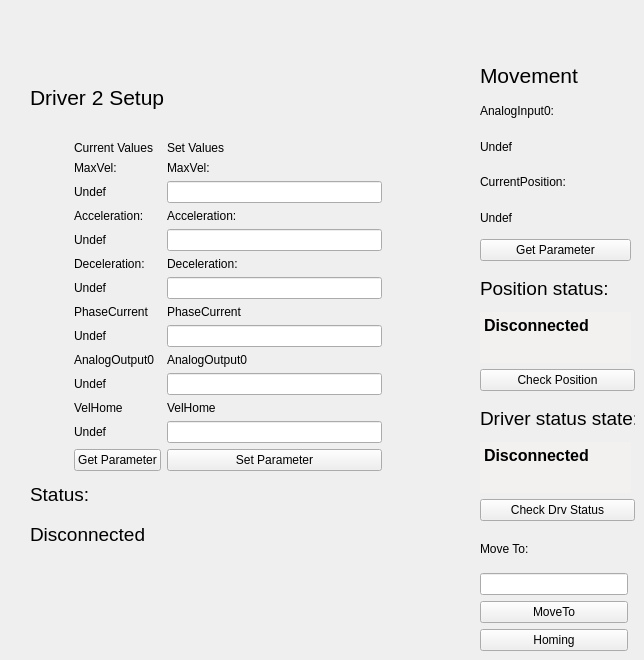
          <widget class="QWidget" name="tab_4">
           <attribute name="title">
            <string>2</string>
           </attribute>
           <attribute name="toolTip">
            <string>Driver 2 Setup and Movimentation</string>
           </attribute>
           <widget class="QWidget" name="layoutWidget_2">
            <property name="geometry">
             <rect>
              <x>480</x>
              <y>530</y>
              <width>148</width>
              <height>121</height>
             </rect>
            </property>
            <layout class="QVBoxLayout" name="verticalLayout_53">
             <item>
              <widget class="QLabel" name="label_205">
               <property name="text">
                <string>Move To:</string>
               </property>
              </widget>
             </item>
             <item>
              <widget class="QLineEdit" name="LineEditMoveToValue_2">
               <property name="toolTip">
                <string>Position to move driver 2</string>
               </property>
              </widget>
             </item>
             <item>
              <widget class="QPushButton" name="MoveTo_2">
               <property name="toolTip">
                <string>Move driver 2 to the position specified above</string>
               </property>
               <property name="text">
                <string>MoveTo</string>
               </property>
              </widget>
             </item>
             <item>
              <widget class="QPushButton" name="Homing_2">
               <property name="toolTip">
                <string>Execute the driver 2 homing procedure</string>
               </property>
               <property name="text">
                <string>Homing</string>
               </property>
              </widget>
             </item>
            </layout>
           </widget>
           <widget class="QWidget" name="layoutWidget_3">
            <property name="geometry">
             <rect>
              <x>480</x>
              <y>60</y>
              <width>151</width>
              <height>201</height>
             </rect>
            </property>
            <layout class="QVBoxLayout" name="verticalLayout_54">
             <item>
              <widget class="QLabel" name="label_206">
               <property name="font">
                <font>
                 <pointsize>16</pointsize>
                </font>
               </property>
               <property name="text">
                <string>Movement</string>
               </property>
              </widget>
             </item>
             <item>
              <widget class="QLabel" name="label_207">
               <property name="text">
                <string>AnalogInput0:</string>
               </property>
              </widget>
             </item>
             <item>
              <widget class="QLabel" name="LabelMovAnalogInput0_2">
               <property name="toolTip">
                <string>Current value of driver 2 AnalogInput(0)</string>
               </property>
               <property name="text">
                <string>Undef</string>
               </property>
              </widget>
             </item>
             <item>
              <widget class="QLabel" name="label_208">
               <property name="text">
                <string>CurrentPosition:</string>
               </property>
              </widget>
             </item>
             <item>
              <widget class="QLabel" name="LabelMovCurrentPosition_2">
               <property name="toolTip">
                <string>Current value of driver 2 CurrentPosition</string>
               </property>
               <property name="text">
                <string>Undef</string>
               </property>
              </widget>
             </item>
             <item>
              <widget class="QPushButton" name="GetParameterMov_2">
               <property name="toolTip">
                <string>Get position parameters of driver 2</string>
               </property>
               <property name="text">
                <string>Get Parameter</string>
               </property>
              </widget>
             </item>
            </layout>
           </widget>
           <widget class="QWidget" name="layoutWidget_36">
            <property name="geometry">
             <rect>
              <x>30</x>
              <y>60</y>
              <width>352</width>
              <height>491</height>
             </rect>
            </property>
            <layout class="QGridLayout" name="gridLayout_35">
             <item row="0" column="0" colspan="3">
              <widget class="QLabel" name="label_26">
               <property name="font">
                <font>
                 <pointsize>16</pointsize>
                </font>
               </property>
               <property name="text">
                <string>Driver 2 Setup</string>
               </property>
              </widget>
             </item>
             <item row="1" column="0">
              <layout class="QVBoxLayout" name="verticalLayout_5">
               <item>
                <widget class="QLabel" name="Images_2">
                 <property name="minimumSize">
                  <size>
                   <width>0</width>
                   <height>100</height>
                  </size>
                 </property>
                 <property name="maximumSize">
                  <size>
                   <width>200</width>
                   <height>150</height>
                  </size>
                 </property>
                 <property name="text">
                  <string/>
                 </property>
                 <property name="pixmap">
                  <pixmap resource="file.qrc">:/Driver.jpg</pixmap>
                 </property>
                 <property name="scaledContents">
                  <bool>true</bool>
                 </property>
                </widget>
               </item>
               <item>
                <widget class="QLabel" name="label_30">
                 <property name="text">
                  <string/>
                 </property>
                </widget>
               </item>
              </layout>
             </item>
             <item row="1" column="1">
              <widget class="QLabel" name="label_344">
               <property name="minimumSize">
                <size>
                 <width>25</width>
                 <height>0</height>
                </size>
               </property>
               <property name="text">
                <string/>
               </property>
              </widget>
             </item>
             <item row="1" column="2">
              <layout class="QGridLayout" name="gridLayout_10">
               <item row="0" column="0">
                <widget class="QLabel" name="label_28">
                 <property name="text">
                  <string>Current Values</string>
                 </property>
                </widget>
               </item>
               <item row="0" column="1">
                <widget class="QLabel" name="label_31">
                 <property name="text">
                  <string>Set Values</string>
                 </property>
                </widget>
               </item>
               <item row="1" column="0">
                <widget class="QLabel" name="label_32">
                 <property name="text">
                  <string>MaxVel:</string>
                 </property>
                </widget>
               </item>
               <item row="1" column="1">
                <widget class="QLabel" name="label_33">
                 <property name="text">
                  <string>MaxVel:</string>
                 </property>
                </widget>
               </item>
               <item row="2" column="0">
                <widget class="QLabel" name="LabelMaxVelSetup_2">
                 <property name="toolTip">
                  <string>Current value of driver 2 MaxVel</string>
                 </property>
                 <property name="text">
                  <string>Undef</string>
                 </property>
                </widget>
               </item>
               <item row="2" column="1">
                <widget class="QLineEdit" name="LineEditMaxVelSetup_2">
                 <property name="toolTip">
                  <string>&lt;html&gt;&lt;head/&gt;&lt;body&gt;&lt;p&gt;MaxVel of driver 2 to set&lt;/p&gt;&lt;/body&gt;&lt;/html&gt;</string>
                 </property>
                </widget>
               </item>
               <item row="3" column="0">
                <widget class="QLabel" name="label_34">
                 <property name="text">
                  <string>Acceleration:</string>
                 </property>
                </widget>
               </item>
               <item row="3" column="1">
                <widget class="QLabel" name="label_35">
                 <property name="text">
                  <string>Acceleration:</string>
                 </property>
                </widget>
               </item>
               <item row="4" column="0">
                <widget class="QLabel" name="LabelAccelerationSetup_2">
                 <property name="toolTip">
                  <string>Current value of driver 2 Acceleration</string>
                 </property>
                 <property name="text">
                  <string>Undef</string>
                 </property>
                </widget>
               </item>
               <item row="4" column="1">
                <widget class="QLineEdit" name="LineEditAccelerationSetup_2">
                 <property name="toolTip">
                  <string>&lt;html&gt;&lt;head/&gt;&lt;body&gt;&lt;p&gt;Acceleration of driver 2 to set&lt;/p&gt;&lt;/body&gt;&lt;/html&gt;</string>
                 </property>
                </widget>
               </item>
               <item row="5" column="0">
                <widget class="QLabel" name="label_36">
                 <property name="text">
                  <string>Deceleration:</string>
                 </property>
                </widget>
               </item>
               <item row="5" column="1">
                <widget class="QLabel" name="label_37">
                 <property name="text">
                  <string>Deceleration:</string>
                 </property>
                </widget>
               </item>
               <item row="6" column="0">
                <widget class="QLabel" name="LabelDecelerationSetup_2">
                 <property name="toolTip">
                  <string>Current value of driver 2 Deceleration</string>
                 </property>
                 <property name="text">
                  <string>Undef</string>
                 </property>
                </widget>
               </item>
               <item row="6" column="1">
                <widget class="QLineEdit" name="LineEditDecelerationSetup_2">
                 <property name="toolTip">
                  <string>&lt;html&gt;&lt;head/&gt;&lt;body&gt;&lt;p&gt;Deceleration of driver 2 to set&lt;/p&gt;&lt;/body&gt;&lt;/html&gt;</string>
                 </property>
                </widget>
               </item>
               <item row="7" column="0">
                <widget class="QLabel" name="label_38">
                 <property name="text">
                  <string>PhaseCurrent</string>
                 </property>
                </widget>
               </item>
               <item row="7" column="1">
                <widget class="QLabel" name="label_39">
                 <property name="text">
                  <string>PhaseCurrent</string>
                 </property>
                </widget>
               </item>
               <item row="8" column="0">
                <widget class="QLabel" name="LabelPhaseCurrentSetup_2">
                 <property name="toolTip">
                  <string>Current value of driver 2 PhaseCurrent</string>
                 </property>
                 <property name="text">
                  <string>Undef</string>
                 </property>
                </widget>
               </item>
               <item row="8" column="1">
                <widget class="QLineEdit" name="LineEditPhaseCurrentSetup_2">
                 <property name="toolTip">
                  <string>&lt;html&gt;&lt;head/&gt;&lt;body&gt;&lt;p&gt; PhaseCurrent of driver 2 to set&lt;/p&gt;&lt;/body&gt;&lt;/html&gt;</string>
                 </property>
                </widget>
               </item>
               <item row="9" column="0">
                <widget class="QLabel" name="label_43">
                 <property name="text">
                  <string>AnalogOutput0</string>
                 </property>
                </widget>
               </item>
               <item row="9" column="1">
                <widget class="QLabel" name="label_44">
                 <property name="text">
                  <string>AnalogOutput0</string>
                 </property>
                </widget>
               </item>
               <item row="10" column="0">
                <widget class="QLabel" name="LabelAnalogOutputSetup_2">
                 <property name="toolTip">
                  <string>Current value of driver 2 AnalogOutput(0)</string>
                 </property>
                 <property name="text">
                  <string>Undef</string>
                 </property>
                </widget>
               </item>
               <item row="10" column="1">
                <widget class="QLineEdit" name="LineEditAnalogOutputSetup_2">
                 <property name="toolTip">
                  <string>&lt;html&gt;&lt;head/&gt;&lt;body&gt;&lt;p&gt; AnalogOutput(0) of driver 2 to set&lt;/p&gt;&lt;/body&gt;&lt;/html&gt;</string>
                 </property>
                </widget>
               </item>
               <item row="11" column="0">
                <widget class="QLabel" name="label_345">
                 <property name="text">
                  <string>VelHome</string>
                 </property>
                </widget>
               </item>
               <item row="11" column="1">
                <widget class="QLabel" name="label_346">
                 <property name="text">
                  <string>VelHome</string>
                 </property>
                </widget>
               </item>
               <item row="12" column="0">
                <widget class="QLabel" name="LabelVelHomeSetup_2">
                 <property name="toolTip">
                  <string>Current value of driver 2 VelHome</string>
                 </property>
                 <property name="text">
                  <string>Undef</string>
                 </property>
                </widget>
               </item>
               <item row="12" column="1">
                <widget class="QLineEdit" name="LineEditVelHomeSetup_2">
                 <property name="toolTip">
                  <string>&lt;html&gt;&lt;head/&gt;&lt;body&gt;&lt;p&gt; VelHome of driver 2 to set&lt;/p&gt;&lt;/body&gt;&lt;/html&gt;</string>
                 </property>
                </widget>
               </item>
               <item row="13" column="0">
                <widget class="QPushButton" name="GetParameterDriver_2">
                 <property name="toolTip">
                  <string>&lt;html&gt;&lt;head/&gt;&lt;body&gt;&lt;p&gt;Get the current parameter of the driver 2&lt;/p&gt;&lt;/body&gt;&lt;/html&gt;</string>
                 </property>
                 <property name="text">
                  <string>Get Parameter</string>
                 </property>
                </widget>
               </item>
               <item row="13" column="1">
                <widget class="QPushButton" name="SetParameterDriver_2">
                 <property name="toolTip">
                  <string>&lt;html&gt;&lt;head/&gt;&lt;body&gt;&lt;p&gt;Set parameter of driver 2. Nota bene: in order to accomplished the command you have to set all the fields above.&lt;/p&gt;&lt;/body&gt;&lt;/html&gt;</string>
                 </property>
                 <property name="text">
                  <string>Set Parameter</string>
                 </property>
                </widget>
               </item>
              </layout>
             </item>
             <item row="2" column="0" colspan="3">
              <layout class="QVBoxLayout" name="verticalLayout_6">
               <item>
                <widget class="QLabel" name="label_40">
                 <property name="font">
                  <font>
                   <pointsize>14</pointsize>
                  </font>
                 </property>
                 <property name="text">
                  <string>Status:</string>
                 </property>
                </widget>
               </item>
               <item>
                <widget class="QLabel" name="LabelStatusDriver2">
                 <property name="font">
                  <font>
                   <pointsize>14</pointsize>
                  </font>
                 </property>
                 <property name="toolTip">
                  <string>Driver 2 Status</string>
                 </property>
                 <property name="text">
                  <string>Disconnected</string>
                 </property>
                </widget>
               </item>
              </layout>
             </item>
            </layout>
           </widget>
           <widget class="QWidget" name="layoutWidget_42">
            <property name="geometry">
             <rect>
              <x>480</x>
              <y>270</y>
              <width>155</width>
              <height>121</height>
             </rect>
            </property>
            <layout class="QVBoxLayout" name="verticalLayout_50">
             <item>
              <layout class="QVBoxLayout" name="verticalLayout_35">
               <item>
                <widget class="QLabel" name="label_289">
                 <property name="font">
                  <font>
                   <pointsize>14</pointsize>
                  </font>
                 </property>
                 <property name="text">
                  <string>Position status:</string>
                 </property>
                </widget>
               </item>
               <item>
                <widget class="QTextEdit" name="LabelPositionStatus_2">
                 <property name="maximumSize">
                  <size>
                   <width>151</width>
                   <height>51</height>
                  </size>
                 </property>
                 <property name="palette">
                  <palette>
                   <active>
                    <colorrole role="Base">
                     <brush brushstyle="SolidPattern">
                      <color alpha="255">
                       <red>242</red>
                       <green>241</green>
                       <blue>240</blue>
                      </color>
                     </brush>
                    </colorrole>
                   </active>
                   <inactive>
                    <colorrole role="Base">
                     <brush brushstyle="SolidPattern">
                      <color alpha="255">
                       <red>242</red>
                       <green>241</green>
                       <blue>240</blue>
                      </color>
                     </brush>
                    </colorrole>
                   </inactive>
                   <disabled>
                    <colorrole role="Base">
                     <brush brushstyle="SolidPattern">
                      <color alpha="255">
                       <red>255</red>
                       <green>255</green>
                       <blue>255</blue>
                      </color>
                     </brush>
                    </colorrole>
                   </disabled>
                  </palette>
                 </property>
                 <property name="font">
                  <font>
                   <pointsize>12</pointsize>
                   <weight>75</weight>
                   <bold>true</bold>
                  </font>
                 </property>
                 <property name="toolTip">
                  <string>&lt;html&gt;&lt;head/&gt;&lt;body&gt;&lt;p&gt;&lt;span style=&quot; font-size:11pt; font-weight:400;&quot;&gt;Here is printed the correspondence between the estimated position and the CurrentPosition of the driver 2.&lt;/span&gt;&lt;/p&gt;&lt;/body&gt;&lt;/html&gt;</string>
                 </property>
                 <property name="frameShape">
                  <enum>QFrame::NoFrame</enum>
                 </property>
                 <property name="html">
                  <string>&lt;!DOCTYPE HTML PUBLIC &quot;-//W3C//DTD HTML 4.0//EN&quot; &quot;http://www.w3.org/TR/REC-html40/strict.dtd&quot;&gt;
&lt;html&gt;&lt;head&gt;&lt;meta name=&quot;qrichtext&quot; content=&quot;1&quot; /&gt;&lt;style type=&quot;text/css&quot;&gt;
p, li { white-space: pre-wrap; }
&lt;/style&gt;&lt;/head&gt;&lt;body style=&quot; font-family:'.SF NS Text'; font-size:12pt; font-weight:600; font-style:normal;&quot;&gt;
&lt;p style=&quot; margin-top:0px; margin-bottom:0px; margin-left:0px; margin-right:0px; -qt-block-indent:0; text-indent:0px;&quot;&gt;&lt;span style=&quot; font-family:'Ubuntu';&quot;&gt;Disconnected&lt;/span&gt;&lt;/p&gt;&lt;/body&gt;&lt;/html&gt;</string>
                 </property>
                 <property name="textInteractionFlags">
                  <set>Qt::TextSelectableByMouse</set>
                 </property>
                </widget>
               </item>
              </layout>
             </item>
             <item>
              <widget class="QPushButton" name="CheckPositionButton_2">
               <property name="toolTip">
                <string>&lt;html&gt;&lt;head/&gt;&lt;body&gt;&lt;p&gt;Verify the correspondence between the estimated position and the current position of the driver 2.&lt;/p&gt;&lt;/body&gt;&lt;/html&gt;</string>
               </property>
               <property name="text">
                <string>Check Position</string>
               </property>
              </widget>
             </item>
            </layout>
           </widget>
           <widget class="QWidget" name="layoutWidget_56">
            <property name="geometry">
             <rect>
              <x>480</x>
              <y>400</y>
              <width>155</width>
              <height>121</height>
             </rect>
            </property>
            <layout class="QVBoxLayout" name="verticalLayout_94">
             <item>
              <layout class="QVBoxLayout" name="verticalLayout_95">
               <item>
                <widget class="QLabel" name="label_327">
                 <property name="font">
                  <font>
                   <pointsize>14</pointsize>
                  </font>
                 </property>
                 <property name="text">
                  <string>Driver status state:</string>
                 </property>
                </widget>
               </item>
               <item>
                <widget class="QTextEdit" name="LabelDrvStatus_2">
                 <property name="maximumSize">
                  <size>
                   <width>151</width>
                   <height>51</height>
                  </size>
                 </property>
                 <property name="palette">
                  <palette>
                   <active>
                    <colorrole role="Base">
                     <brush brushstyle="SolidPattern">
                      <color alpha="255">
                       <red>242</red>
                       <green>241</green>
                       <blue>240</blue>
                      </color>
                     </brush>
                    </colorrole>
                   </active>
                   <inactive>
                    <colorrole role="Base">
                     <brush brushstyle="SolidPattern">
                      <color alpha="255">
                       <red>242</red>
                       <green>241</green>
                       <blue>240</blue>
                      </color>
                     </brush>
                    </colorrole>
                   </inactive>
                   <disabled>
                    <colorrole role="Base">
                     <brush brushstyle="SolidPattern">
                      <color alpha="255">
                       <red>255</red>
                       <green>255</green>
                       <blue>255</blue>
                      </color>
                     </brush>
                    </colorrole>
                   </disabled>
                  </palette>
                 </property>
                 <property name="font">
                  <font>
                   <pointsize>12</pointsize>
                   <weight>75</weight>
                   <bold>true</bold>
                  </font>
                 </property>
                 <property name="toolTip">
                  <string>&lt;html&gt;&lt;head/&gt;&lt;body&gt;&lt;p&gt;&lt;span style=&quot; font-size:11pt; font-weight:400;&quot;&gt;Here is printed the correspondence between the estimated position and the CurrentPosition of the driver 1.&lt;/span&gt;&lt;/p&gt;&lt;/body&gt;&lt;/html&gt;</string>
                 </property>
                 <property name="frameShape">
                  <enum>QFrame::NoFrame</enum>
                 </property>
                 <property name="html">
                  <string>&lt;!DOCTYPE HTML PUBLIC &quot;-//W3C//DTD HTML 4.0//EN&quot; &quot;http://www.w3.org/TR/REC-html40/strict.dtd&quot;&gt;
&lt;html&gt;&lt;head&gt;&lt;meta name=&quot;qrichtext&quot; content=&quot;1&quot; /&gt;&lt;style type=&quot;text/css&quot;&gt;
p, li { white-space: pre-wrap; }
&lt;/style&gt;&lt;/head&gt;&lt;body style=&quot; font-family:'.SF NS Text'; font-size:12pt; font-weight:600; font-style:normal;&quot;&gt;
&lt;p style=&quot; margin-top:0px; margin-bottom:0px; margin-left:0px; margin-right:0px; -qt-block-indent:0; text-indent:0px;&quot;&gt;&lt;span style=&quot; font-family:'Ubuntu';&quot;&gt;Disconnected&lt;/span&gt;&lt;/p&gt;&lt;/body&gt;&lt;/html&gt;</string>
                 </property>
                 <property name="textInteractionFlags">
                  <set>Qt::TextSelectableByMouse</set>
                 </property>
                </widget>
               </item>
              </layout>
             </item>
             <item>
              <widget class="QPushButton" name="CheckDrvStatusButton_2">
               <property name="toolTip">
                <string>&lt;html&gt;&lt;head/&gt;&lt;body&gt;&lt;p&gt;Verify the correspondence between the estimated position and the current position of the driver 1.&lt;/p&gt;&lt;/body&gt;&lt;/html&gt;</string>
               </property>
               <property name="text">
                <string>Check Drv Status</string>
               </property>
              </widget>
             </item>
            </layout>
           </widget>
          </widget>
